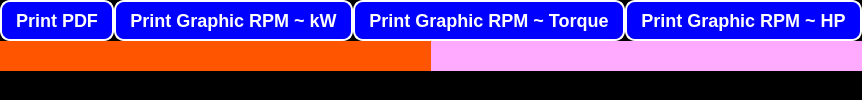
            <widget class="QWidget" name="preview_page">
             <property name="sizePolicy">
              <sizepolicy hsizetype="Expanding" vsizetype="Expanding">
               <horstretch>0</horstretch>
               <verstretch>0</verstretch>
              </sizepolicy>
             </property>
             <layout class="QVBoxLayout" name="verticalLayout_5">
              <property name="spacing">
               <number>0</number>
              </property>
              <property name="leftMargin">
               <number>0</number>
              </property>
              <property name="topMargin">
               <number>0</number>
              </property>
              <property name="rightMargin">
               <number>0</number>
              </property>
              <property name="bottomMargin">
               <number>0</number>
              </property>
              <item>
               <widget class="QFrame" name="frame_4">
                <property name="sizePolicy">
                 <sizepolicy hsizetype="Expanding" vsizetype="Expanding">
                  <horstretch>0</horstretch>
                  <verstretch>0</verstretch>
                 </sizepolicy>
                </property>
                <property name="maximumSize">
                 <size>
                  <width>16777215</width>
                  <height>50</height>
                 </size>
                </property>
                <property name="styleSheet">
                 <string notr="true">background-color: rgb(0, 0, 0);</string>
                </property>
                <property name="frameShape">
                 <enum>QFrame::NoFrame</enum>
                </property>
                <property name="frameShadow">
                 <enum>QFrame::Raised</enum>
                </property>
                <layout class="QHBoxLayout" name="horizontalLayout_5">
                 <property name="spacing">
                  <number>0</number>
                 </property>
                 <property name="leftMargin">
                  <number>0</number>
                 </property>
                 <property name="topMargin">
                  <number>0</number>
                 </property>
                 <property name="rightMargin">
                  <number>0</number>
                 </property>
                 <property name="bottomMargin">
                  <number>0</number>
                 </property>
                 <item>
                  <widget class="QPushButton" name="button_pdf_preview">
                   <property name="sizePolicy">
                    <sizepolicy hsizetype="Expanding" vsizetype="Expanding">
                     <horstretch>0</horstretch>
                     <verstretch>0</verstretch>
                    </sizepolicy>
                   </property>
                   <property name="maximumSize">
                    <size>
                     <width>16777215</width>
                     <height>50</height>
                    </size>
                   </property>
                   <property name="styleSheet">
                    <string notr="true">QPushButton {
                color: rgb(255, 255, 255);
                background-color: rgb(0, 0, 255);
                border: 2px solid rgb(255, 255, 255);
                border-radius: 10px;
                padding: 8px 14px;
                font-size: 18px;
                font-weight: bold;
            }
            QPushButton:hover {
	background-color: rgb(0, 255, 0);
            }
</string>
                   </property>
                   <property name="text">
                    <string>Print PDF</string>
                   </property>
                  </widget>
                 </item>
                 <item>
                  <widget class="QPushButton" name="button_power_preview">
                   <property name="sizePolicy">
                    <sizepolicy hsizetype="Expanding" vsizetype="Expanding">
                     <horstretch>0</horstretch>
                     <verstretch>0</verstretch>
                    </sizepolicy>
                   </property>
                   <property name="maximumSize">
                    <size>
                     <width>16777215</width>
                     <height>50</height>
                    </size>
                   </property>
                   <property name="font">
                    <font>
                     <pointsize>-1</pointsize>
                     <weight>75</weight>
                     <bold>true</bold>
                    </font>
                   </property>
                   <property name="styleSheet">
                    <string notr="true">QPushButton {
                color: rgb(255, 255, 255);
                background-color: rgb(0, 0, 255);
                border: 2px solid rgb(255, 255, 255);
                border-radius: 10px;
                padding: 8px 14px;
                font-size: 18px;
                font-weight: bold;
            }
            QPushButton:hover {
	background-color: rgb(0, 255, 0);
            }
</string>
                   </property>
                   <property name="text">
                    <string>Print Graphic RPM ~ kW</string>
                   </property>
                  </widget>
                 </item>
                 <item>
                  <widget class="QPushButton" name="button_torsi_preview">
                   <property name="sizePolicy">
                    <sizepolicy hsizetype="Expanding" vsizetype="Expanding">
                     <horstretch>0</horstretch>
                     <verstretch>0</verstretch>
                    </sizepolicy>
                   </property>
                   <property name="maximumSize">
                    <size>
                     <width>16777215</width>
                     <height>51</height>
                    </size>
                   </property>
                   <property name="styleSheet">
                    <string notr="true">QPushButton {
                color: rgb(255, 255, 255);
                background-color: rgb(0, 0, 255);
                border: 2px solid rgb(255, 255, 255);
                border-radius: 10px;
                padding: 8px 14px;
                font-size: 18px;
                font-weight: bold;
            }
            QPushButton:hover {
	background-color: rgb(0, 255, 0);
            }
</string>
                   </property>
                   <property name="text">
                    <string>Print Graphic RPM ~ Torque</string>
                   </property>
                  </widget>
                 </item>
                 <item>
                  <widget class="QPushButton" name="button_hp_preview">
                   <property name="sizePolicy">
                    <sizepolicy hsizetype="Expanding" vsizetype="Expanding">
                     <horstretch>0</horstretch>
                     <verstretch>0</verstretch>
                    </sizepolicy>
                   </property>
                   <property name="maximumSize">
                    <size>
                     <width>16777215</width>
                     <height>50</height>
                    </size>
                   </property>
                   <property name="styleSheet">
                    <string notr="true">QPushButton {
                color: rgb(255, 255, 255);
                background-color: rgb(0, 0, 255);
                border: 2px solid rgb(255, 255, 255);
                border-radius: 10px;
                padding: 8px 14px;
                font-size: 18px;
                font-weight: bold;
            }
            QPushButton:hover {
	background-color: rgb(0, 255, 0);
            }
</string>
                   </property>
                   <property name="text">
                    <string>Print Graphic RPM ~ HP</string>
                   </property>
                  </widget>
                 </item>
                </layout>
               </widget>
              </item>
              <item>
               <widget class="QFrame" name="frame_5">
                <property name="sizePolicy">
                 <sizepolicy hsizetype="Expanding" vsizetype="Expanding">
                  <horstretch>0</horstretch>
                  <verstretch>0</verstretch>
                 </sizepolicy>
                </property>
                <property name="frameShape">
                 <enum>QFrame::NoFrame</enum>
                </property>
                <property name="frameShadow">
                 <enum>QFrame::Raised</enum>
                </property>
                <layout class="QHBoxLayout" name="horizontalLayout_3">
                 <property name="spacing">
                  <number>0</number>
                 </property>
                 <property name="leftMargin">
                  <number>0</number>
                 </property>
                 <property name="topMargin">
                  <number>0</number>
                 </property>
                 <property name="rightMargin">
                  <number>0</number>
                 </property>
                 <property name="bottomMargin">
                  <number>0</number>
                 </property>
                 <item>
                  <widget class="QFrame" name="frame_8">
                   <property name="sizePolicy">
                    <sizepolicy hsizetype="Expanding" vsizetype="Expanding">
                     <horstretch>0</horstretch>
                     <verstretch>0</verstretch>
                    </sizepolicy>
                   </property>
                   <property name="styleSheet">
                    <string notr="true">background-color: rgb(255, 85, 0);</string>
                   </property>
                   <property name="frameShape">
                    <enum>QFrame::NoFrame</enum>
                   </property>
                   <property name="frameShadow">
                    <enum>QFrame::Raised</enum>
                   </property>
                   <layout class="QVBoxLayout" name="verticalLayout_26">
                    <property name="spacing">
                     <number>0</number>
                    </property>
                    <property name="leftMargin">
                     <number>0</number>
                    </property>
                    <property name="topMargin">
                     <number>0</number>
                    </property>
                    <property name="rightMargin">
                     <number>0</number>
                    </property>
                    <property name="bottomMargin">
                     <number>0</number>
                    </property>
                    <item>
                     <layout class="QVBoxLayout" name="verticalLayout_18">
                      <property name="spacing">
                       <number>0</number>
                      </property>
                      <item>
                       <widget class="QWidget" name="widget_4" native="true">
                        <property name="sizePolicy">
                         <sizepolicy hsizetype="Expanding" vsizetype="Expanding">
                          <horstretch>0</horstretch>
                          <verstretch>0</verstretch>
                         </sizepolicy>
                        </property>
                       </widget>
                      </item>
                     </layout>
                    </item>
                   </layout>
                  </widget>
                 </item>
                 <item>
                  <widget class="QFrame" name="frame_9">
                   <property name="sizePolicy">
                    <sizepolicy hsizetype="Expanding" vsizetype="Expanding">
                     <horstretch>0</horstretch>
                     <verstretch>0</verstretch>
                    </sizepolicy>
                   </property>
                   <property name="styleSheet">
                    <string notr="true">background-color: rgb(255, 170, 255);</string>
                   </property>
                   <property name="frameShape">
                    <enum>QFrame::NoFrame</enum>
                   </property>
                   <property name="frameShadow">
                    <enum>QFrame::Raised</enum>
                   </property>
                   <layout class="QVBoxLayout" name="verticalLayout_27">
                    <property name="spacing">
                     <number>0</number>
                    </property>
                    <property name="leftMargin">
                     <number>0</number>
                    </property>
                    <property name="topMargin">
                     <number>0</number>
                    </property>
                    <property name="rightMargin">
                     <number>0</number>
                    </property>
                    <property name="bottomMargin">
                     <number>0</number>
                    </property>
                    <item>
                     <layout class="QVBoxLayout" name="verticalLayout_19">
                      <property name="spacing">
                       <number>0</number>
                      </property>
                      <item>
                       <widget class="QWidget" name="widget_6" native="true">
                        <property name="sizePolicy">
                         <sizepolicy hsizetype="Expanding" vsizetype="Expanding">
                          <horstretch>0</horstretch>
                          <verstretch>0</verstretch>
                         </sizepolicy>
                        </property>
                       </widget>
                      </item>
                     </layout>
                    </item>
                   </layout>
                  </widget>
                 </item>
                </layout>
               </widget>
              </item>
              <item>
               <widget class="QFrame" name="frame_7">
                <property name="sizePolicy">
                 <sizepolicy hsizetype="Expanding" vsizetype="Expanding">
                  <horstretch>0</horstretch>
                  <verstretch>0</verstretch>
                 </sizepolicy>
                </property>
                <property name="frameShape">
                 <enum>QFrame::NoFrame</enum>
                </property>
                <property name="frameShadow">
                 <enum>QFrame::Raised</enum>
                </property>
                <layout class="QHBoxLayout" name="horizontalLayout_4">
                 <property name="spacing">
                  <number>0</number>
                 </property>
                 <property name="leftMargin">
                  <number>0</number>
                 </property>
                 <property name="topMargin">
                  <number>0</number>
                 </property>
                 <property name="rightMargin">
                  <number>0</number>
                 </property>
                 <property name="bottomMargin">
                  <number>0</number>
                 </property>
                 <item>
                  <widget class="QFrame" name="frame_10">
                   <property name="sizePolicy">
                    <sizepolicy hsizetype="Expanding" vsizetype="Expanding">
                     <horstretch>0</horstretch>
                     <verstretch>0</verstretch>
                    </sizepolicy>
                   </property>
                   <property name="styleSheet">
                    <string notr="true">
background-color: rgb(0, 0, 0);</string>
                   </property>
                   <property name="frameShape">
                    <enum>QFrame::NoFrame</enum>
                   </property>
                   <property name="frameShadow">
                    <enum>QFrame::Raised</enum>
                   </property>
                   <layout class="QVBoxLayout" name="verticalLayout_28">
                    <property name="spacing">
                     <number>0</number>
                    </property>
                    <property name="leftMargin">
                     <number>0</number>
                    </property>
                    <property name="topMargin">
                     <number>0</number>
                    </property>
                    <property name="rightMargin">
                     <number>0</number>
                    </property>
                    <property name="bottomMargin">
                     <number>0</number>
                    </property>
                    <item>
                     <layout class="QVBoxLayout" name="verticalLayout_20">
                      <property name="spacing">
                       <number>0</number>
                      </property>
                      <item>
                       <widget class="QWidget" name="widget_9" native="true">
                        <property name="sizePolicy">
                         <sizepolicy hsizetype="Expanding" vsizetype="Expanding">
                          <horstretch>0</horstretch>
                          <verstretch>0</verstretch>
                         </sizepolicy>
                        </property>
                       </widget>
                      </item>
                     </layout>
                    </item>
                   </layout>
                  </widget>
                 </item>
                </layout>
               </widget>
              </item>
             </layout>
            </widget>
